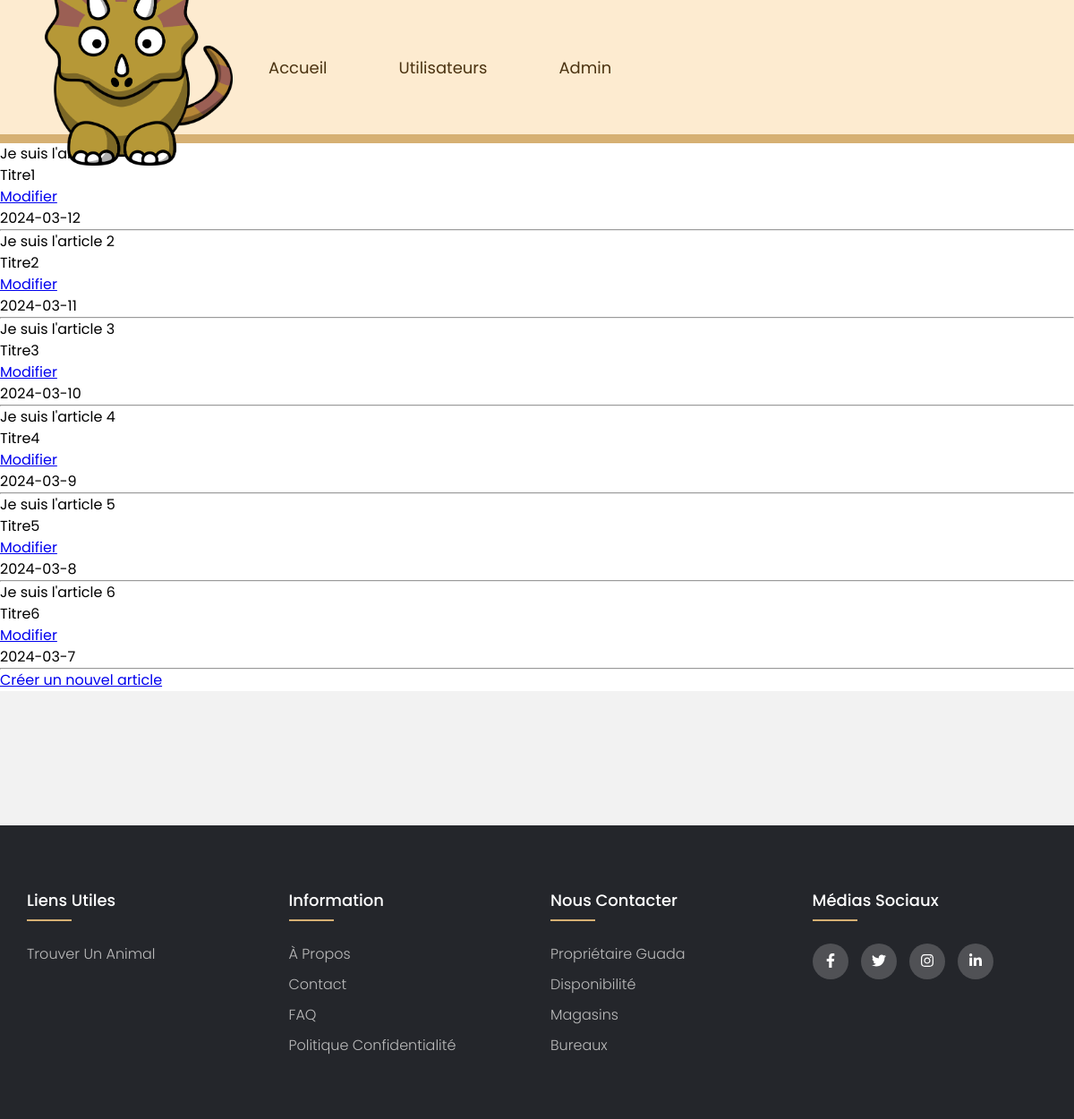
The page /articles on the database its author committed.
### tables this page shows
CREATE TABLE Articles (
    id INT AUTO_INCREMENT PRIMARY KEY,
    titre VARCHAR(100) NOT NULL,
    auteur VARCHAR(100) NOT NULL,
    date_publication DATE NOT NULL,
    contenu TEXT NOT NULL,
    FOREIGN KEY (auteur) REFERENCES Utilisateurs(nom_utilisateur)
);

### app.py (the view)
@app.route('/articles')
def articles():
    articles = get_db()
    listeArticles = articles.get_articles()
    return render_template('articles.html', articles=listeArticles)

### app.py (called while the page is built)
def get_db():
    db = getattr(g, '_database', None)
    if db is None:
        g._database = Database()
    return g._database

### database.py (called while the page is built)
def _build_article(result_set_item):
    article = {}
    article["id"] = result_set_item[0]
    article["titre"] = result_set_item[1]
    article["auteur"] = result_set_item[2]
    article["date_publication"] = result_set_item[3]
    article["contenu"] = result_set_item[4]
    return article

    def get_connection(self):
        if self.connection is None:
            self.connection = sqlite3.connect('db/cms.db')
        return self.connection

    def get_articles(self):
        cursor = self.get_connection().cursor()
        query = ("SELECT id, titre, auteur, date_publication, contenu "
                    "FROM Articles")
        cursor.execute(query)
        all_data = cursor.fetchall()
        return [_build_article(item) for item in all_data]

### templates/articles.html (shortened to what this page needs)
<!DOCTYPE html>
 <html lang="en">
 <head>
    <link rel="stylesheet" href="/css/indiv.css">
    <link rel="stylesheet" href="/css/footer.css">
 </head>
 <body>
   <div class="nav-head"></div>
   <section id="home" class="home-container">
      <header id="header" class="header">
        <a href="{{ url_for('index') }}"><img src="/images/illustration/trice.png" alt="Dino Logo" class="logo"></a>
        <ul class="nav-links">
            <li>
                <a href="{{ url_for('index') }}" data-text="Accueil">Accueil</a>
            </li>
            <li>
                <a href="{{ url_for('gestion_utilisateurs') }}" data-text="Utilisateurs">Utilisateurs</a>
            </li>
            <li>
                <a href="{{ url_for('admin') }}" data-text="Admin">Admin</a>
            </li>
        </ul>
      </header>
  </section>
  {% for article in articles %}
  <p>{{article.contenu}}</p>
    <p>{{article.titre}}</p>
        <a href="{{ url_for('modifier', id=article.id) }}">Modifier</a>
      <p>{{article.date_publication}}</p>
    <hr>
{% endfor %}
<a href="{{ url_for('admin_nouveau') }}" >Créer un nouvel article</a>
   <div style="height: 150px; display: block; background-color: #f2f2f2;"></div>
   <footer class="footer">
    <div class="container">
        <div class="row">
            <div class="footer-col">
                <h4>Liens Utiles</h4>
                <ul>
                    <li><a href="{{ url_for('gestion_utilisateurs') }}">Trouver un animal</a></li>
                </ul>
            </div>
            <div class="footer-col">
                <h4>Information</h4>
                <ul>
                    <li><a href="#">À propos</a></li>
                    <li><a href="#">Contact</a></li>
                    <li><a href="#">FAQ</a></li>
                    <li><a href="#">Politique Confidentialité</a></li>
                </ul>
            </div>
            <div class="footer-col">
                <h4>Nous contacter</h4>
                <ul>
                    <li><a href="#">Propriétaire Guada</a></li>
                    <li><a href="#">Disponibilité</a></li>
                    <li><a href="#">Magasins</a></li>
                    <li><a href="#">Bureaux</a></li>
                </ul>
            </div>
            <div class="footer-col">
                <h4>Médias Sociaux</h4>
                <div class="social-links">
                    <a href="#"><i class="fab fa-facebook-f"></i></a>
                    <a href="#"><i class="fab fa-twitter"></i></a>
                    <a href="#"><i class="fab fa-instagram"></i></a>
                    <a href="#"><i class="fab fa-linkedin-in"></i></a>
                </div>
            </div>
        </div>
    </div>
</footer>
 </body>
 </html>

### static/css/indiv.css (style rules this page uses)
* { margin: 0; padding: 0; box-sizing: border-box; scroll-behavior: smooth; font-family: "Poppins", sans-serif; }
.home-container { min-height: 20vh; background-color: #d6b073; }
.header { position: absolute; width: 100%; height: 150px; display: flex; align-items: center; padding: 0 50px; }
.logo { width: 210px; }
.nav-links { display: flex; list-style: none; }
.nav-links li { margin: 40px; overflow: hidden; }
.nav-links a { font-size: 18px; text-decoration: none; color: #4b3311; position: relative; display: block; transition: transform 0.4s; }
.nav-links a::before { content: attr(data-text); position: absolute; top: 100%; }
.nav-head { display: block; position: absolute; top: 0; width: 100%; height: 150px; background-color: #FDEBD0; }

### static/css/footer.css (style rules this page uses)
body { line-height: 1.5; font-family: 'Poppins', sans-serif; }
* { margin:0; padding:0; box-sizing: border-box; }
.container { max-width: 1170px; margin:auto; }
.row { display: flex; flex-wrap: wrap; }
ul { list-style: none; }
.footer { background-color: #24262b; padding: 70px 0; }
.footer-col { width: 25%; padding: 0 15px; }
.footer-col h4 { font-size: 18px; color: #ffffff; text-transform: capitalize; margin-bottom: 35px; font-weight: 500; position: relative; }
.footer-col h4::before { content: ''; position: absolute; left:0; bottom: -10px; background-color: #d6b073; height: 2px; box-sizing: border-box; width: 50px; }
.footer-col ul li:not(:last-child) { margin-bottom: 10px; }
.footer-col ul li a { font-size: 16px; text-transform: capitalize; color: #ffffff; text-decoration: none; font-weight: 300; color: #bbbbbb; display: block; transition: all 0.3s ease; }
.footer-col .social-links a { display: inline-block; height: 40px; width: 40px; background-color: rgba(255,255,255,0.2); margin:0 10px 10px 0; text-align: center; line-height: 40px; border-radius: 50%; color: #ffffff; transition: all 0.5s ease; }

### rows shown on the page
Articles: contenu "Je suis…", titre "Titre1", date_publication "2024-03-12"
Articles: contenu "Je suis l'article 2", titre "Titre2", date_publication "2024-03-11"
Articles: contenu "Je suis l'article 3", titre "Titre3", date_publication "2024-03-10"
Articles: contenu "Je suis l'article 4", titre "Titre4", date_publication "2024-03-9"
Articles: contenu "Je suis l'article 5", titre "Titre5", date_publication "2024-03-8"
Articles: contenu "Je suis l'article 6", titre "Titre6", date_publication "2024-03-7"
